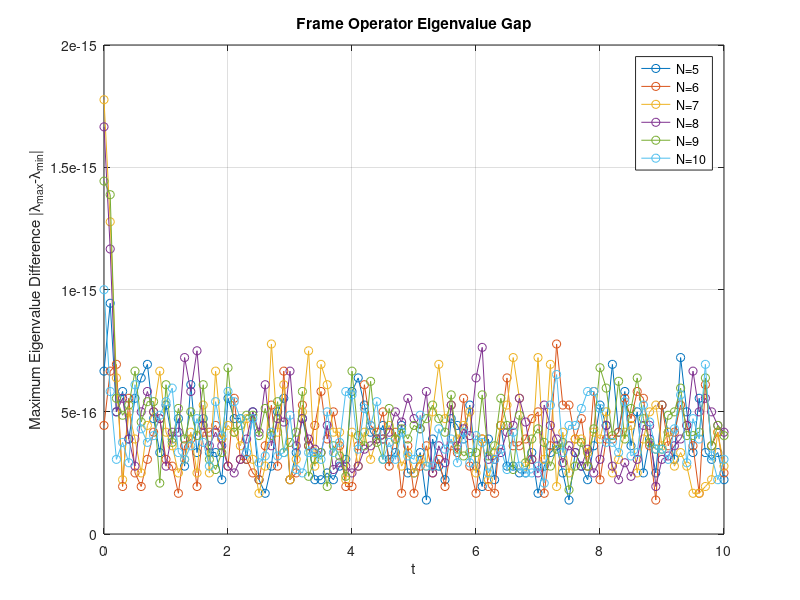

Source code (MATLAB):
%% Complete(N)
clear
clc
close all

% Now repeat the above analysis but for circle graphs of varying sizes.
% Create the graph Laplacian for size N
tol = 1e-12;
for i=[5,6,7,8,9,10]
    v = zeros(i, 1);
    for j=1:i
        v(j) = i;
    end
    L = -1*ones(i);
    L = L + diag(v);
    [V1, D1] = eig(L);
    
    V1_conj = ctranspose(V1);
    a = 1/sqrt(i)*  ctranspose(dftmtx(i));
    
    g_t = @(t) expm(-t*L);

    % Create the analysis and frame operator
    eig_diff_arr = [];
    count = 1;
    t_arr = [0:.1:10];
    for t=t_arr
        g = g_t(t);
        g_T = g';
        A = zeros(i^2, i);
        for j=1:i^2
            if j <= i
                A(j, :) = g_T(j)*V1_conj(j, :);
            elseif j > i && mod(j, i) ~= 0
                A(j, :) = g_T(j)*V1_conj(mod(j, i), :);
            elseif j > i && mod(j, i) == 0
                A(j, :) = g_T(j)*V1_conj(mod(j, i)+i, :);
            end
        end
        S = A*ctranspose(A);
        T = ctranspose(A)*A;
        D = eig(S);
        eig_diff = max(D)-min(D(D>tol));
        eig_diff_arr(count) = eig_diff;
        count = count + 1;
    end
    plot(t_arr, eig_diff_arr, 'o-')
    xlabel('t')
    ylabel('Maximum Eigenvalue Difference |\lambda_{max}-\lambda_{min}|')
    legend('N=5', 'N=6', 'N=7', 'N=8', 'N=9', 'N=10', 'N=50')
    title('Frame Operator Eigenvalue Gap')
    grid on
    hold on
end